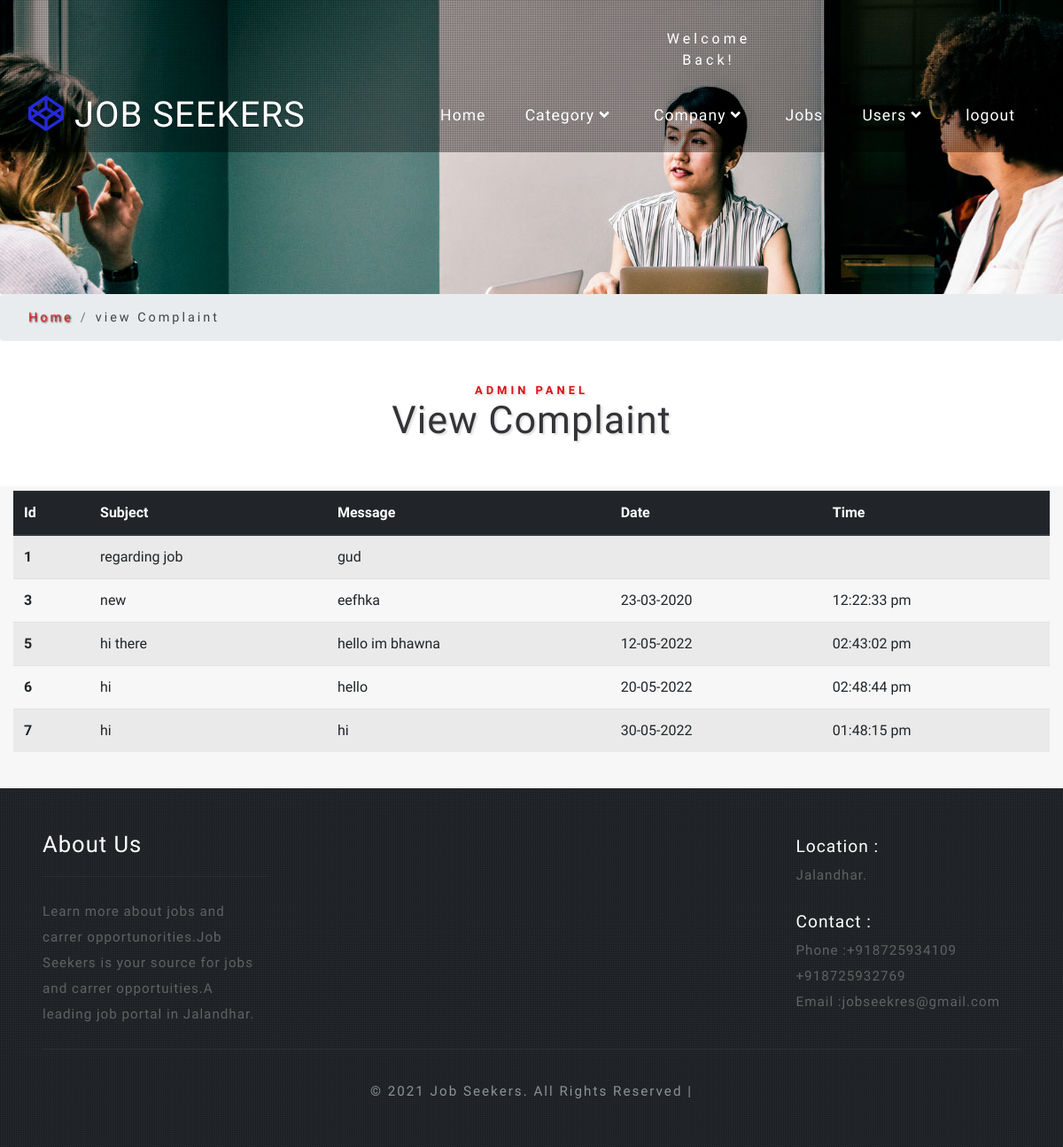
Page /admin/companycomplaint.php (signed in) on the committed database.
### tables this page shows
CREATE TABLE `company_complaint` (
  `ccid` int(255) NOT NULL,
  `coid` int(255) NOT NULL,
  `subject` varchar(255) NOT NULL,
  `message` varchar(255) NOT NULL,
  `date` varchar(20) NOT NULL,
  `time` varchar(20) NOT NULL
);

### admin/companycomplaint.php (the view, shortened to what this page needs)
<?php
include "header1.php";
include "connection.php";
?><ol class="breadcrumb justify-content-left">
    <li class="breadcrumb-item">
      <a href="index.php">Home</a>
    </li>
    <li class="breadcrumb-item active">view Complaint</li>
  </ol>
  <section class="banner-bottom-wthree pt-lg-5 pt-md-3 pt-3">
    <div class="inner-sec-w3ls">
      <h3 class="tittle text-center mb-lg-5 mb-3">
        <span>Admin Panel</span>View Complaint</h3>
      <div class="container-fluid">
        <div class="row">
          <div class="col-md-12 main_grid_contact" style="padding: 5px 15px 25px 15px !important;">
            <div class="form">
              <table class="table table-striped table-hover">
                <thead class="thead-dark">
                  <tr>
                    <th scope="col">Id</th>
                    <th scope="col">Subject</th>
                    <th scope="col">Message</th>
                    <th scope="col">Date</th>
                    <th scope="col">Time</th>
                  </tr>
                </thead>
                <tbody>
                  <?php
                    $q = "select * from `company_complaint`";
                    $res = mysqli_query($conn,$q);
                    if(mysqli_num_rows($res)>0)
                    {
                      while($row = mysqli_fetch_array($res)){
                        ?>
                        <tr>
                          <th scope="row"><?php echo $row['ccid'];?></th>
                          <td><?php echo $row['subject'];?></td>
                          <td><?php echo $row['message'];?></td>
                          <td><?php echo $row['date'];?></td>
                          <td><?php echo $row['time'];?></td>
                        </tr>
                        <?php
                      }
                    }
                    else
                    {
                      ?>
                      <tr>
                        <th scope="row" colspan="4">No Record Found..!!</th>
                      </tr>
                      <?php
                    }
                  ?>
                </tbody>
              </table>
            </div>
          </div>
        </div>
      </div>
    </div>
  </section>
<?php
  include "footer.php";
?>

### admin/css/style.css (style rules this page uses)
html, body { margin: 0; font-size: 100%; font-family: 'Dosis', sans-serif; background: #fff; }
body a { text-decoration: none; transition: 0.5s all; -webkit-transition: 0.5s all; -moz-transition: 0.5s all; -o-transition: 0.5s all; -ms-transition: 0.5s all; font-family: 'Dosis', sans-serif; }
h1, h2, h3, h4, h5, h6 { margin: 0; font-family: 'Dosis', sans-serif; letter-spacing: 1px; }
h3.tittle span { display: block; text-transform: uppercase; font-size: 0.3em; color: #de0f17; letter-spacing: 4px; font-weight: 600; }
h3.tittle { text-shadow: 2px 2px 2px rgba(41, 41, 41, 0.15); font-size: 2.7em; color: #333338; font-weight: 400; }
li.breadcrumb-item { font-size: 0.9em; letter-spacing: 3px; }
li.breadcrumb-item a { color: #ec1c24; text-shadow: 1px 1px 2px #252424; }
.breadcrumb-item.active { color: #404244; }
ol.breadcrumb { margin: 0; padding: 1em 2em; }
.main_grid_contact { background: #f7f7f7; padding: 9em 5em; }

### rows in the picture
company_complaint: ccid "1", subject "regarding job", message "gud"
company_complaint: ccid "3", subject "new", message "eefhka", date "23-03-2020", time "12:22:33 pm"
company_complaint: ccid "5", subject "hi there", message "hello im bhawna", date "12-05-2022", time "02:43:02 pm"
company_complaint: ccid "6", subject "hi", message "hello", date "20-05-2022", time "02:48:44 pm"
company_complaint: ccid "7", subject "hi", message "hi", date "30-05-2022", time "01:48:15 pm"
